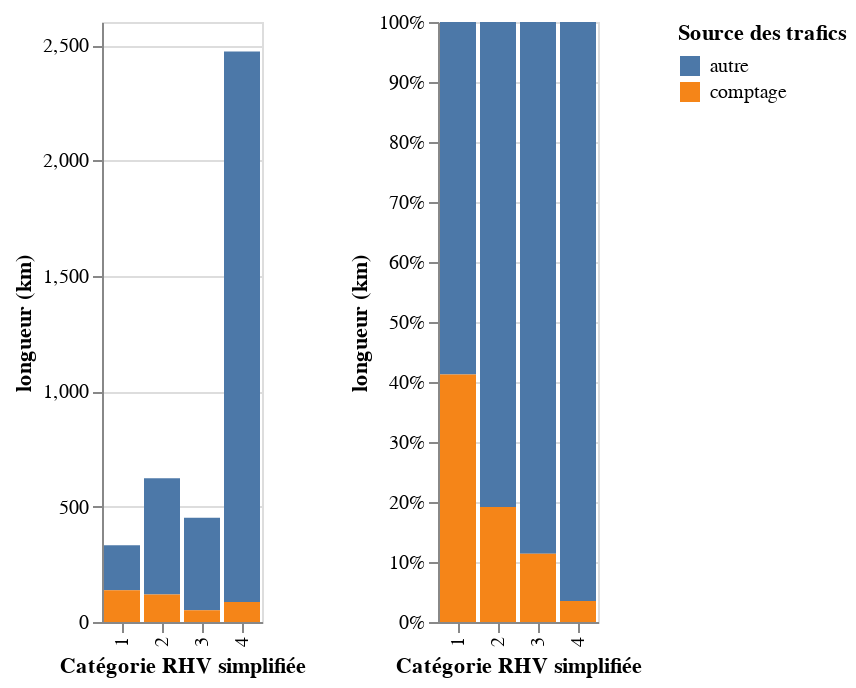

The cell this chart's notebook holds for it:
### Code cell
chartComptageParCatRhv

### Figure 1 — Vega-Lite specification as saved in the notebook (floating-point values rounded to 4 significant figures)
{"config": {"view": {"continuousWidth": 400, "continuousHeight": 300}}, "hconcat": [{"mark": "bar", "encoding": {"color": {"type": "nominal", "field": "grp_indic", "title": "Source des trafics"}, "x": {"type": "nominal", "field": "cat_rhv_simple", "title": "Catégorie RHV simplifiée"}, "y": {"type": "quantitative", "field": "long", "title": "longueur (km)"}}}, {"mark": "bar", "encoding": {"color": {"type": "nominal", "field": "grp_indic", "title": "Source des trafics"}, "x": {"type": "nominal", "field": "cat_rhv_simple", "title": "Catégorie RHV simplifiée"}, "y": {"type": "quantitative", "axis": {"format": "%"}, "field": "long", "stack": "normalize", "title": "longueur (km)"}}}], "data": {"name": "data-78d9b61142c5bae8efad18fbcfe030b8"}, "$schema": "https://vega.github.io/schema/vega-lite/v4.8.1.json", "datasets": {"data-78d9b61142c5bae8efad18fbcfe030b8": [{"cat_rhv_simple": "1", "grp_indic": "autre", "long": 195.3}, {"cat_rhv_simple": "1", "grp_indic": "comptage", "long": 137.3}, {"cat_rhv_simple": "2", "grp_indic": "autre", "long": 503.4}, {"cat_rhv_simple": "2", "grp_indic": "comptage", "long": 119.5}, {"cat_rhv_simple": "3", "grp_indic": "autre", "long": 400.1}, {"cat_rhv_simple": "3", "grp_indic": "comptage", "long": 51.31}, {"cat_rhv_simple": "4", "grp_indic": "autre", "long": 2386.0}, {"cat_rhv_simple": "4", "grp_indic": "comptage", "long": 86.18}]}}
